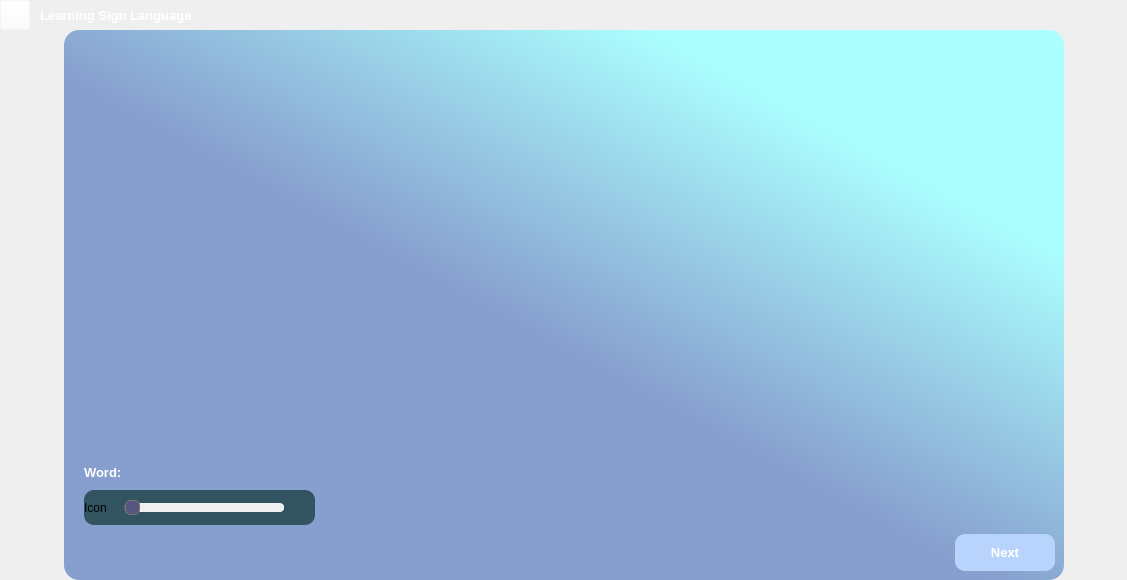
            <widget class="QWidget" name="page_learning">
             <layout class="QVBoxLayout" name="verticalLayout_4">
              <property name="spacing">
               <number>0</number>
              </property>
              <property name="leftMargin">
               <number>0</number>
              </property>
              <property name="topMargin">
               <number>0</number>
              </property>
              <property name="rightMargin">
               <number>0</number>
              </property>
              <property name="bottomMargin">
               <number>0</number>
              </property>
              <item>
               <widget class="QWidget" name="widget_11" native="true">
                <property name="minimumSize">
                 <size>
                  <width>0</width>
                  <height>30</height>
                 </size>
                </property>
                <property name="maximumSize">
                 <size>
                  <width>16777215</width>
                  <height>30</height>
                 </size>
                </property>
                <property name="styleSheet">
                 <string notr="true">background-color: rgba(255, 255, 255, 0);
</string>
                </property>
                <widget class="QPushButton" name="btn_back">
                 <property name="geometry">
                  <rect>
                   <x>0</x>
                   <y>0</y>
                   <width>30</width>
                   <height>30</height>
                  </rect>
                 </property>
                 <property name="text">
                  <string/>
                 </property>
                 <property name="icon">
                  <iconset>
                   <normaloff>C:/Users/ADMIN/Downloads/Group 4.png</normaloff>C:/Users/ADMIN/Downloads/Group 4.png</iconset>
                 </property>
                 <property name="iconSize">
                  <size>
                   <width>30</width>
                   <height>30</height>
                  </size>
                 </property>
                </widget>
                <widget class="QLabel" name="label_2">
                 <property name="geometry">
                  <rect>
                   <x>40</x>
                   <y>0</y>
                   <width>221</width>
                   <height>30</height>
                  </rect>
                 </property>
                 <property name="font">
                  <font>
                   <pointsize>10</pointsize>
                   <weight>75</weight>
                   <bold>true</bold>
                  </font>
                 </property>
                 <property name="styleSheet">
                  <string notr="true">color: rgb(255, 255, 255)</string>
                 </property>
                 <property name="text">
                  <string>Learning Sign Language</string>
                 </property>
                </widget>
               </widget>
              </item>
              <item>
               <widget class="QWidget" name="widget_10" native="true">
                <property name="minimumSize">
                 <size>
                  <width>0</width>
                  <height>50</height>
                 </size>
                </property>
                <property name="styleSheet">
                 <string notr="true">background-color: rgba(255, 255, 255, 0)
</string>
                </property>
                <layout class="QHBoxLayout" name="horizontalLayout_8">
                 <property name="spacing">
                  <number>0</number>
                 </property>
                 <property name="leftMargin">
                  <number>0</number>
                 </property>
                 <property name="topMargin">
                  <number>0</number>
                 </property>
                 <property name="rightMargin">
                  <number>0</number>
                 </property>
                 <property name="bottomMargin">
                  <number>0</number>
                 </property>
                 <item>
                  <spacer name="horizontalSpacer">
                   <property name="orientation">
                    <enum>Qt::Horizontal</enum>
                   </property>
                   <property name="sizeHint" stdset="0">
                    <size>
                     <width>64</width>
                     <height>20</height>
                    </size>
                   </property>
                  </spacer>
                 </item>
                 <item>
                  <widget class="QWidget" name="widget_12" native="true">
                   <property name="minimumSize">
                    <size>
                     <width>1000</width>
                     <height>50</height>
                    </size>
                   </property>
                   <property name="maximumSize">
                    <size>
                     <width>50</width>
                     <height>550</height>
                    </size>
                   </property>
                   <property name="styleSheet">
                    <string notr="true">#widget_12{
background-color: qlineargradient(spread:pad, x1:0.468395, y1:0.546, x2:0.802, y2:0.210227, stop:0 rgba(135, 159, 206, 255), stop:1 rgba(171, 255, 255, 255));
border-radius : 15px;
}
</string>
                   </property>
                   <layout class="QVBoxLayout" name="verticalLayout_5">
                    <property name="spacing">
                     <number>0</number>
                    </property>
                    <property name="leftMargin">
                     <number>0</number>
                    </property>
                    <property name="topMargin">
                     <number>0</number>
                    </property>
                    <property name="rightMargin">
                     <number>0</number>
                    </property>
                    <property name="bottomMargin">
                     <number>0</number>
                    </property>
                    <item>
                     <widget class="QWidget" name="widget_13" native="true">
                      <property name="minimumSize">
                       <size>
                        <width>0</width>
                        <height>50</height>
                       </size>
                      </property>
                      <layout class="QHBoxLayout" name="horizontalLayout_10">
                       <property name="spacing">
                        <number>0</number>
                       </property>
                       <property name="leftMargin">
                        <number>20</number>
                       </property>
                       <property name="topMargin">
                        <number>10</number>
                       </property>
                       <property name="rightMargin">
                        <number>20</number>
                       </property>
                       <property name="bottomMargin">
                        <number>0</number>
                       </property>
                       <item>
                        <widget class="QWidget" name="widget_15" native="true">
                         <property name="minimumSize">
                          <size>
                           <width>450</width>
                           <height>450</height>
                          </size>
                         </property>
                         <property name="maximumSize">
                          <size>
                           <width>485</width>
                           <height>450</height>
                          </size>
                         </property>
                         <property name="styleSheet">
                          <string notr="true">border-radius : 15px</string>
                         </property>
                         <layout class="QVBoxLayout" name="verticalLayout_6">
                          <property name="spacing">
                           <number>0</number>
                          </property>
                          <property name="leftMargin">
                           <number>0</number>
                          </property>
                          <property name="topMargin">
                           <number>0</number>
                          </property>
                          <property name="rightMargin">
                           <number>0</number>
                          </property>
                          <property name="bottomMargin">
                           <number>0</number>
                          </property>
                          <item>
                           <widget class="QLabel" name="label_Screen1">
                            <property name="font">
                             <font>
                              <family>MS Shell Dlg 2</family>
                             </font>
                            </property>
                            <property name="contextMenuPolicy">
                             <enum>Qt::DefaultContextMenu</enum>
                            </property>
                            <property name="styleSheet">
                             <string notr="true"/>
                            </property>
                            <property name="text">
                             <string/>
                            </property>
                            <property name="pixmap">
                             <pixmap>C:/Users/ADMIN/Downloads/z5461290588979_692bf1a21a79b202b016a475ef95d80d.jpg</pixmap>
                            </property>
                            <property name="scaledContents">
                             <bool>true</bool>
                            </property>
                            <property name="alignment">
                             <set>Qt::AlignCenter</set>
                            </property>
                           </widget>
                          </item>
                          <item>
                           <widget class="QWidget" name="widget_63" native="true">
                            <property name="maximumSize">
                             <size>
                              <width>16777215</width>
                              <height>35</height>
                             </size>
                            </property>
                            <layout class="QHBoxLayout" name="horizontalLayout_32">
                             <property name="spacing">
                              <number>0</number>
                             </property>
                             <property name="leftMargin">
                              <number>0</number>
                             </property>
                             <property name="topMargin">
                              <number>0</number>
                             </property>
                             <property name="rightMargin">
                              <number>0</number>
                             </property>
                             <property name="bottomMargin">
                              <number>0</number>
                             </property>
                             <item>
                              <widget class="QLabel" name="label_5">
                               <property name="font">
                                <font>
                                 <pointsize>10</pointsize>
                                 <weight>75</weight>
                                 <bold>true</bold>
                                </font>
                               </property>
                               <property name="styleSheet">
                                <string notr="true">color:rgb(255, 255, 255)</string>
                               </property>
                               <property name="text">
                                <string>Word:</string>
                               </property>
                              </widget>
                             </item>
                             <item>
                              <widget class="QLineEdit" name="LEdit_Word">
                               <property name="minimumSize">
                                <size>
                                 <width>0</width>
                                 <height>35</height>
                                </size>
                               </property>
                               <property name="maximumSize">
                                <size>
                                 <width>16777215</width>
                                 <height>35</height>
                                </size>
                               </property>
                               <property name="font">
                                <font>
                                 <pointsize>10</pointsize>
                                 <weight>75</weight>
                                 <bold>true</bold>
                                </font>
                               </property>
                               <property name="styleSheet">
                                <string notr="true">border : none;
color : rgb(255, 255, 255)</string>
                               </property>
                              </widget>
                             </item>
                            </layout>
                           </widget>
                          </item>
                         </layout>
                        </widget>
                       </item>
                       <item>
                        <spacer name="horizontalSpacer_5">
                         <property name="orientation">
                          <enum>Qt::Horizontal</enum>
                         </property>
                         <property name="sizeHint" stdset="0">
                          <size>
                           <width>57</width>
                           <height>20</height>
                          </size>
                         </property>
                        </spacer>
                       </item>
                       <item>
                        <widget class="QWidget" name="widget_16" native="true">
                         <property name="minimumSize">
                          <size>
                           <width>450</width>
                           <height>450</height>
                          </size>
                         </property>
                         <property name="maximumSize">
                          <size>
                           <width>450</width>
                           <height>450</height>
                          </size>
                         </property>
                         <property name="styleSheet">
                          <string notr="true">border-radius : 15px</string>
                         </property>
                         <layout class="QVBoxLayout" name="verticalLayout_7">
                          <property name="spacing">
                           <number>0</number>
                          </property>
                          <property name="leftMargin">
                           <number>0</number>
                          </property>
                          <property name="topMargin">
                           <number>0</number>
                          </property>
                          <property name="rightMargin">
                           <number>0</number>
                          </property>
                          <property name="bottomMargin">
                           <number>0</number>
                          </property>
                          <item>
                           <widget class="QLabel" name="label_Screen2">
                            <property name="text">
                             <string/>
                            </property>
                            <property name="pixmap">
                             <pixmap>C:/Users/ADMIN/Downloads/z5461290588979_692bf1a21a79b202b016a475ef95d80d.jpg</pixmap>
                            </property>
                            <property name="scaledContents">
                             <bool>true</bool>
                            </property>
                            <property name="alignment">
                             <set>Qt::AlignCenter</set>
                            </property>
                           </widget>
                          </item>
                          <item>
                           <widget class="QWidget" name="widget_18" native="true">
                            <property name="minimumSize">
                             <size>
                              <width>0</width>
                              <height>35</height>
                             </size>
                            </property>
                            <property name="maximumSize">
                             <size>
                              <width>16777215</width>
                              <height>35</height>
                             </size>
                            </property>
                            <layout class="QHBoxLayout" name="horizontalLayout_33">
                             <property name="spacing">
                              <number>0</number>
                             </property>
                             <property name="leftMargin">
                              <number>0</number>
                             </property>
                             <property name="topMargin">
                              <number>0</number>
                             </property>
                             <property name="rightMargin">
                              <number>0</number>
                             </property>
                             <property name="bottomMargin">
                              <number>0</number>
                             </property>
                             <item>
                              <widget class="QLabel" name="label_icon">
                               <property name="minimumSize">
                                <size>
                                 <width>50</width>
                                 <height>35</height>
                                </size>
                               </property>
                               <property name="maximumSize">
                                <size>
                                 <width>50</width>
                                 <height>50</height>
                                </size>
                               </property>
                               <property name="text">
                                <string/>
                               </property>
                               <property name="pixmap">
                                <pixmap>C:/Users/ADMIN/Downloads/Group 7.png</pixmap>
                               </property>
                              </widget>
                             </item>
                             <item>
                              <widget class="QLineEdit" name="LEdit_Predict">
                               <property name="maximumSize">
                                <size>
                                 <width>16777215</width>
                                 <height>35</height>
                                </size>
                               </property>
                               <property name="font">
                                <font>
                                 <pointsize>10</pointsize>
                                 <weight>75</weight>
                                 <bold>true</bold>
                                </font>
                               </property>
                               <property name="styleSheet">
                                <string notr="true">border : none;
color : rgb(255, 255, 255)</string>
                               </property>
                              </widget>
                             </item>
                            </layout>
                           </widget>
                          </item>
                         </layout>
                        </widget>
                       </item>
                      </layout>
                     </widget>
                    </item>
                    <item>
                     <widget class="QWidget" name="widget_14" native="true">
                      <property name="minimumSize">
                       <size>
                        <width>50</width>
                        <height>90</height>
                       </size>
                      </property>
                      <property name="maximumSize">
                       <size>
                        <width>16777215</width>
                        <height>90</height>
                       </size>
                      </property>
                      <layout class="QVBoxLayout" name="verticalLayout_25">
                       <property name="spacing">
                        <number>0</number>
                       </property>
                       <property name="leftMargin">
                        <number>0</number>
                       </property>
                       <property name="topMargin">
                        <number>0</number>
                       </property>
                       <property name="rightMargin">
                        <number>0</number>
                       </property>
                       <property name="bottomMargin">
                        <number>0</number>
                       </property>
                       <item>
                        <widget class="QWidget" name="widget_17" native="true">
                         <property name="maximumSize">
                          <size>
                           <width>16777215</width>
                           <height>35</height>
                          </size>
                         </property>
                         <widget class="QLabel" name="label_6">
                          <property name="geometry">
                           <rect>
                            <x>20</x>
                            <y>0</y>
                            <width>231</width>
                            <height>35</height>
                           </rect>
                          </property>
                          <property name="minimumSize">
                           <size>
                            <width>200</width>
                            <height>35</height>
                           </size>
                          </property>
                          <property name="styleSheet">
                           <string notr="true">background-color : rgb(50, 84, 97);
border-radius : 10px</string>
                          </property>
                          <property name="text">
                           <string/>
                          </property>
                         </widget>
                         <widget class="QLabel" name="label_66">
                          <property name="geometry">
                           <rect>
                            <x>20</x>
                            <y>0</y>
                            <width>35</width>
                            <height>35</height>
                           </rect>
                          </property>
                          <property name="minimumSize">
                           <size>
                            <width>0</width>
                            <height>35</height>
                           </size>
                          </property>
                          <property name="maximumSize">
                           <size>
                            <width>35</width>
                            <height>16777215</height>
                           </size>
                          </property>
                          <property name="text">
                           <string>Icon</string>
                          </property>
                         </widget>
                         <widget class="QSlider" name="horizontalSlider">
                          <property name="geometry">
                           <rect>
                            <x>60</x>
                            <y>0</y>
                            <width>160</width>
                            <height>35</height>
                           </rect>
                          </property>
                          <property name="minimumSize">
                           <size>
                            <width>0</width>
                            <height>35</height>
                           </size>
                          </property>
                          <property name="styleSheet">
                           <string notr="true">
            QSlider::groove:horizontal {
                border: 1px solid #999999;
                height: 3px;
                background: rgb(85, 85, 127);
                margin: 2px 0;
                border-radius: 4px;
            }
            QSlider::handle:horizontal {
                background: rgb(85, 85, 127);
                border: 1px solid #777;
                width: 13px;
                height: 13px;
                margin: -6px 0;
                border-radius: 5px;
            }
QSlider::handle:horizontal:hover {
                background: rgb(0, 0, 127);
            }
            QSlider::sub-page:horizontal {
                background: rgb(85, 85, 127);
                border-radius: 4px;
            }
            QSlider::add-page:horizontal {
                background: #f0f0f0;
                border-radius: 4px;
            }</string>
                          </property>
                          <property name="orientation">
                           <enum>Qt::Horizontal</enum>
                          </property>
                         </widget>
                        </widget>
                       </item>
                       <item>
                        <widget class="QWidget" name="widget_64" native="true">
                         <layout class="QHBoxLayout" name="horizontalLayout_9">
                          <item>
                           <spacer name="horizontalSpacer_4">
                            <property name="orientation">
                             <enum>Qt::Horizontal</enum>
                            </property>
                            <property name="sizeHint" stdset="0">
                             <size>
                              <width>873</width>
                              <height>20</height>
                             </size>
                            </property>
                           </spacer>
                          </item>
                          <item>
                           <widget class="QPushButton" name="btn_Next">
                            <property name="minimumSize">
                             <size>
                              <width>100</width>
                              <height>0</height>
                             </size>
                            </property>
                            <property name="maximumSize">
                             <size>
                              <width>100</width>
                              <height>40</height>
                             </size>
                            </property>
                            <property name="font">
                             <font>
                              <pointsize>10</pointsize>
                              <weight>75</weight>
                              <bold>true</bold>
                             </font>
                            </property>
                            <property name="styleSheet">
                             <string notr="true">
QPushButton{
background-color: rgb(185, 212, 252);
color : rgb(255, 255, 255);
border : none;
border-radius : 10px;
}
QPushButton:hover {
                background-color: rgb(105, 120, 255); 
            }</string>
                            </property>
                            <property name="text">
                             <string>Next</string>
                            </property>
                           </widget>
                          </item>
                         </layout>
                        </widget>
                       </item>
                      </layout>
                     </widget>
                    </item>
                   </layout>
                  </widget>
                 </item>
                 <item>
                  <spacer name="horizontalSpacer_3">
                   <property name="orientation">
                    <enum>Qt::Horizontal</enum>
                   </property>
                   <property name="sizeHint" stdset="0">
                    <size>
                     <width>63</width>
                     <height>20</height>
                    </size>
                   </property>
                  </spacer>
                 </item>
                </layout>
               </widget>
              </item>
             </layout>
            </widget>
